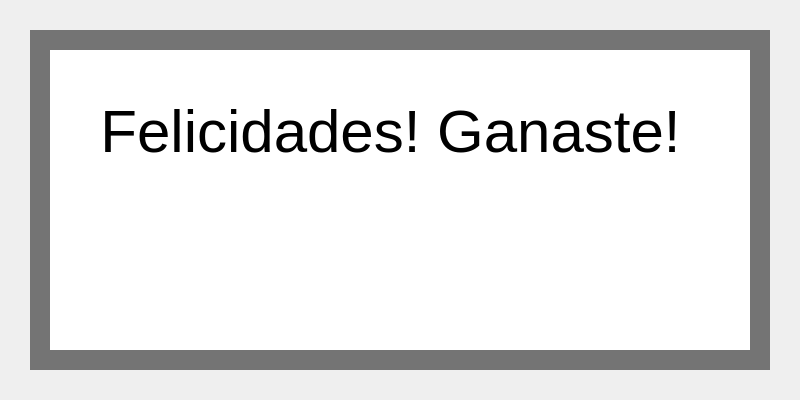
<?xml version="1.0" encoding="UTF-8"?>
<ui version="4.0">
 <class>Form</class>
 <widget class="QWidget" name="Form">
  <property name="geometry">
   <rect>
    <x>0</x>
    <y>0</y>
    <width>800</width>
    <height>400</height>
   </rect>
  </property>
  <property name="windowTitle">
   <string>Form</string>
  </property>
  <widget class="QLabel" name="label">
   <property name="geometry">
    <rect>
     <x>0</x>
     <y>0</y>
     <width>800</width>
     <height>400</height>
    </rect>
   </property>
   <property name="text">
    <string/>
   </property>
   <property name="pixmap">
    <pixmap>../sprites/background/dojo3.png</pixmap>
   </property>
   <property name="scaledContents">
    <bool>true</bool>
   </property>
  </widget>
  <widget class="QLabel" name="label_3">
   <property name="geometry">
    <rect>
     <x>30</x>
     <y>30</y>
     <width>740</width>
     <height>340</height>
    </rect>
   </property>
   <property name="styleSheet">
    <string notr="true">background-color: rgba(30, 30, 30, 150);</string>
   </property>
   <property name="text">
    <string/>
   </property>
  </widget>
  <widget class="QLabel" name="label_4">
   <property name="geometry">
    <rect>
     <x>50</x>
     <y>50</y>
     <width>700</width>
     <height>300</height>
    </rect>
   </property>
   <property name="styleSheet">
    <string notr="true">background-color: rgb(255, 255, 255);</string>
   </property>
   <property name="text">
    <string/>
   </property>
  </widget>
  <widget class="QLabel" name="label_timer">
   <property name="geometry">
    <rect>
     <x>40</x>
     <y>90</y>
     <width>701</width>
     <height>81</height>
    </rect>
   </property>
   <property name="styleSheet">
    <string notr="true">font-size: 60px;
color:  rgb(0, 0, 0);</string>
   </property>
   <property name="text">
    <string>Felicidades! Ganaste!</string>
   </property>
   <property name="alignment">
    <set>Qt::AlignCenter</set>
   </property>
  </widget>
  <widget class="QLabel" name="label_boton">
   <property name="geometry">
    <rect>
     <x>330</x>
     <y>260</y>
     <width>141</width>
     <height>61</height>
    </rect>
   </property>
   <property name="mouseTracking">
    <bool>true</bool>
   </property>
   <property name="text">
    <string/>
   </property>
   <property name="pixmap">
    <pixmap>../sprites/background/back_button.png</pixmap>
   </property>
   <property name="scaledContents">
    <bool>true</bool>
   </property>
  </widget>
 </widget>
 <resources/>
 <connections/>
</ui>
